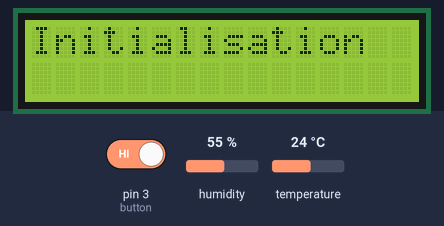
Recording of a sketch running on a simulated Arduino Uno, built with avr-gcc and run on an emulated ATmega328P. Shown: 16×2 character LCD. Inputs (shaded band) come from the test bench; at power-on: humidity 55 %, temperature 24 °C, pin 3 (button) HIGH.

Above: at 1.2 s.
1.3 s: humidity set to 22 %
At 8.9 s:
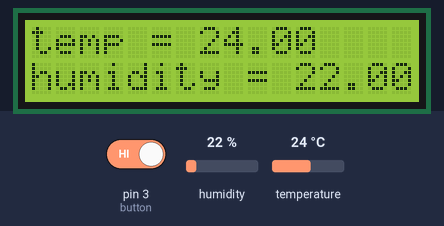
9.6 s: temperature set to 12 °C
At 17.2 s:
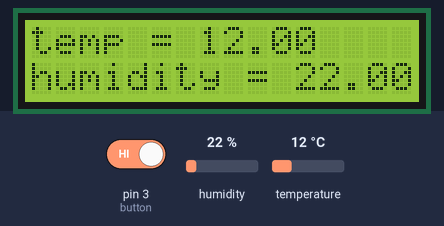
17.6 s: humidity set to 40 %
At 25.4 s:
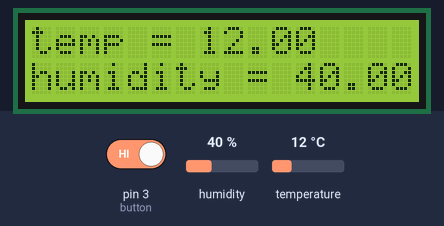
25.7 s: temperature set to 19 °C
At 32.6 s:
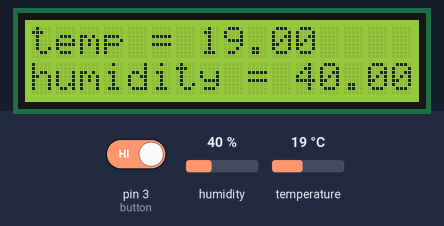
33.8 s: pin 3 (button) driven LOW
At 38.6 s:
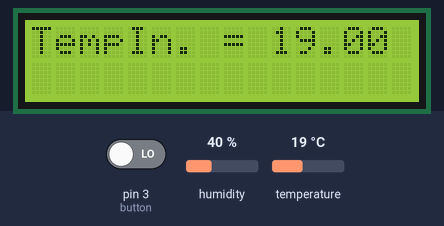
43.5 s: temperature set to 28 °C
At 46.1 s:
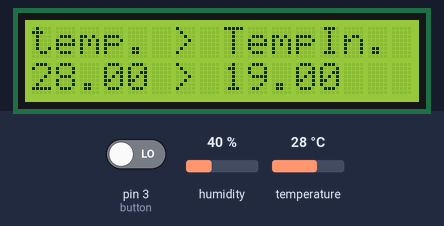
Timing chart, 0 to 47.6 s (numbered marks = the images above; inputs shaded):
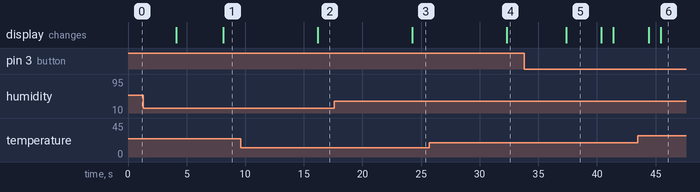

Measured:
- after the input at 1.3 s, the display: first differs from a run without the input after 6.8 s (image 1)
- after the input at 9.6 s, the display: changes after 6.6 s (image 2)
- after the input at 17.6 s, the display: changes after 6.6 s (image 3)
- after the input at 25.7 s, the display: changes after 6.6 s (image 4)
- after the input at 33.8 s, the display: changes after 3.6 s (image 5)
- after the input at 43.5 s, the display: first differs from a run without the input after 1.9 s (image 6)
- what the display in image 5 shows lasts 3.0 s, from 37.4 s to 40.4 s

The sketch:

tp_arduino_lcd_temp.ino
```cpp
#include <DHT.h>

 //include the library code:
#include <LiquidCrystal.h>

//#define DHT_SENSOR_TYPE DHT_TYPE_11
#define DHTPIN 4
#define DHTTYPE DHT11

#define btn 3

DHT dht(DHTPIN, DHTTYPE);

const unsigned long long interval = 3000;
unsigned long long pmilis = 0;

const int button = 3;
int buttonState;
int firstPressed = 0;
float temperatureInitial;

LiquidCrystal lcd(7, 8, 9, 10, 11, 12);

void setup() {
  Serial.begin(9600);
  dht.begin();
  lcd.begin(16, 2);
  lcd.print("Initialisation");
  pinMode(button, INPUT_PULLUP);
  buttonState = HIGH;

}

void loop() {
  float temperature = dht.readTemperature();
  float humidity = dht.readHumidity();

  delay(1000);
  buttonState = digitalRead(button);
  if(buttonState == LOW){
    unsigned long long curmilis = millis();

  if (curmilis - pmilis >= interval ) {
    pmilis = curmilis;
    if(firstPressed == 0){
      while(isnan(temperature)){
        temperature = dht.readTemperature();
      }
      firstPressed++;
      temperatureInitial = temperature;
      lcd.clear();
      lcd.setCursor(0,0);
      lcd.print("TempIn. = ");
      lcd.print(temperature);

    } else {
        if(temperature == temperatureInitial) {
          lcd.clear();
          lcd.setCursor(0,0);
          lcd.print("TempIn. = temp.");
          lcd.setCursor(0,1);
          lcd.print(temperature);
        }
        if(temperature > temperatureInitial) {
          lcd.clear();
          lcd.setCursor(0,0);
          lcd.print("temp. > TempIn.");
          lcd.setCursor(0,1);
          lcd.print(temperature);
          lcd.print(" > ");
          lcd.print(temperatureInitial);
        }
        if(temperature < temperatureInitial) {
          lcd.clear();
          lcd.setCursor(0,0);
          lcd.print("temp. < TempIn.");
          lcd.setCursor(0,1);
          lcd.print(temperature);
          lcd.print(" < ");
          lcd.print(temperatureInitial);
        }
      }
    }
  }

  delay(interval);
  lcd.clear();
  lcd.setCursor(0,0);
  lcd.print("temp = ");
  lcd.print(temperature);
  lcd.setCursor(0, 1);
  lcd.print("humidity = ");
  lcd.print(humidity);
}
```
